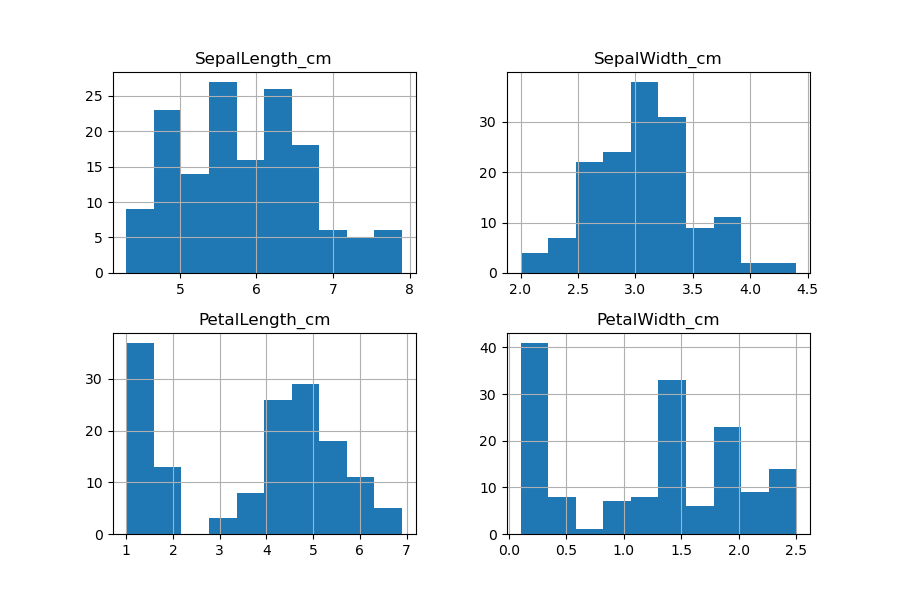

Generate this figure with Python:
# Histograms of each variable together

import matplotlib.pyplot as plt
import numpy as np
import seaborn as sns

from uploadDataSet import data 

data.hist(figsize = (9,6))
plt.savefig('overviewHist.png')
